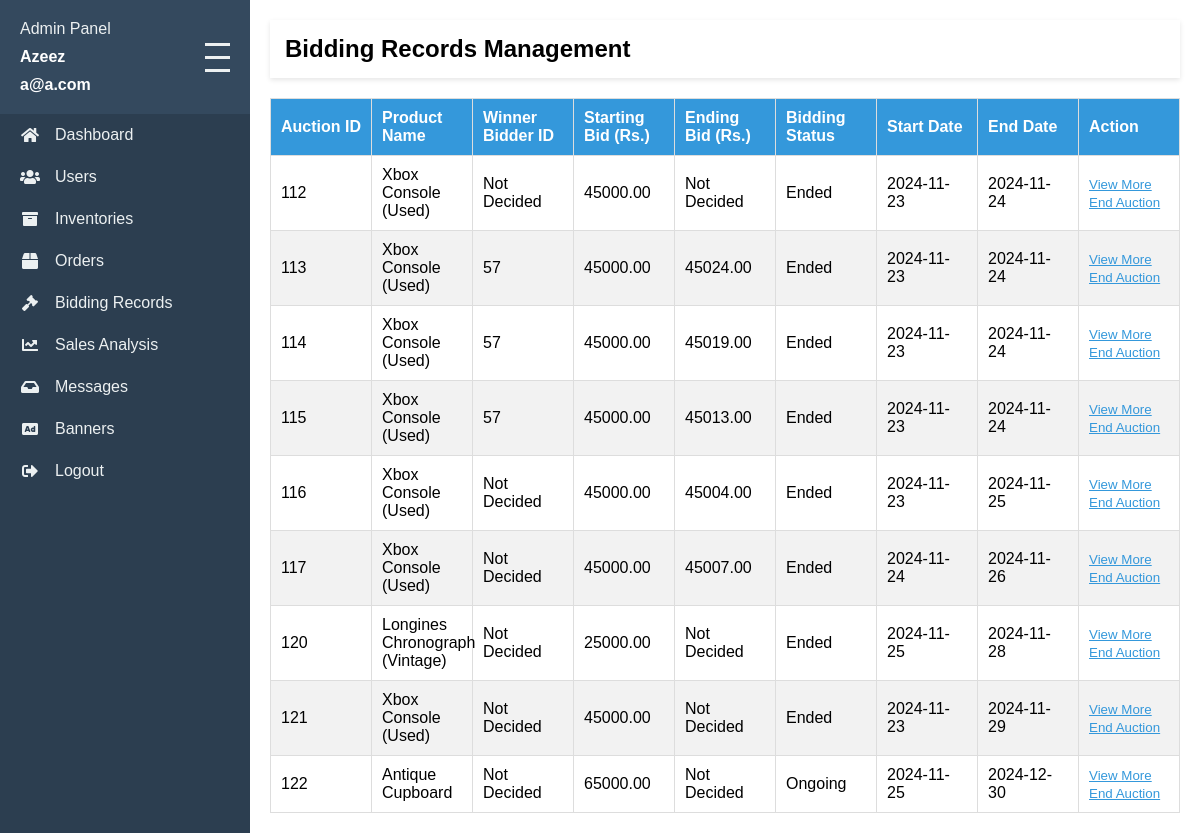
The page /admin/bidding-record-page.php (signed in) on the database its author committed.
### tables this page shows
CREATE TABLE IF NOT EXISTS `user` (
  `user_id` bigint NOT NULL AUTO_INCREMENT,
  `user_type_id` int NOT NULL,
  `name` varchar(100) NOT NULL,
  `email` varchar(100) NOT NULL,
  `password` varchar(100) NOT NULL,
  `profile_picture` text,
  `last_login` timestamp NULL DEFAULT NULL,
  `created_at` timestamp NOT NULL DEFAULT CURRENT_TIMESTAMP,
  `updated_at` timestamp NOT NULL DEFAULT CURRENT_TIMESTAMP ON UPDATE CURRENT_TIMESTAMP,
  PRIMARY KEY (`user_id`),
  UNIQUE KEY `email` (`email`),
  KEY `user_type_id_user_FK` (`user_type_id`)
);

CREATE TABLE IF NOT EXISTS `auction_history` (
  `auction_id` bigint NOT NULL AUTO_INCREMENT,
  `product_id` bigint NOT NULL,
  `winning_bidder_id` bigint DEFAULT NULL,
  `starting_bid` decimal(10,2) DEFAULT NULL,
  `ending_bid` decimal(10,2) DEFAULT NULL,
  `start_time` timestamp NULL DEFAULT CURRENT_TIMESTAMP,
  `end_time` timestamp NULL DEFAULT NULL,
  `is_end` tinyint NOT NULL DEFAULT '0',
  PRIMARY KEY (`auction_id`),
  KEY `product_id_auction_history_FK` (`product_id`),
  KEY `winning_bidder_id_auction_history_FK` (`winning_bidder_id`)
);

CREATE TABLE IF NOT EXISTS `product` (
  `product_id` bigint NOT NULL AUTO_INCREMENT,
  `category_id` int DEFAULT NULL,
  `product_name` varchar(255) NOT NULL,
  `description` varchar(255) DEFAULT NULL,
  `price` decimal(10,2) DEFAULT NULL,
  `stock` int NOT NULL,
  `discount` decimal(10,2) DEFAULT '0.00',
  `shipping_fee` decimal(10,2) DEFAULT '0.00',
  `bid_activate` tinyint(1) DEFAULT '0',
  `bid_starting_price` decimal(10,2) DEFAULT NULL,
  `created_at` timestamp NULL DEFAULT CURRENT_TIMESTAMP,
  `updated_at` timestamp NULL DEFAULT CURRENT_TIMESTAMP ON UPDATE CURRENT_TIMESTAMP,
  PRIMARY KEY (`product_id`),
  KEY `product_id` (`product_id`),
  KEY `category_id_product_FK` (`category_id`)
);

### admin/bidding-record-page.php (the view, shortened to what this page needs)
<?php
include 'php-config/db-conn.php';
if (isset($_SESSION['admin_id'])) {
    $userId = $_SESSION['admin_id'];
    $adminName = isset($_SESSION['admin_name']) ? $_SESSION['admin_name'] : 'Admin';
    $sql = "SELECT email FROM user WHERE user_id = ?";
    $stmt = $conn->prepare($sql);
    $stmt->bind_param("i", $userId);
    $stmt->execute();
    $result = $stmt->get_result();
    $adminEmail = $result->fetch_assoc()['email'];
} else {
    header('Location: index.php');
}
?>
<!DOCTYPE html>
<html lang="en">
<head>
    <link rel="stylesheet" href="https://cdnjs.cloudflare.com/ajax/libs/font-awesome/5.15.3/css/all.min.css">
    <link rel="stylesheet" href="css/styles.css">
    <link rel="stylesheet" href="css/bidding-records.css">
</head>
<body>
    <div class="sidebar">
        <div class="sidebar-header">
            <div class="sidebar-header-content">
                <span>Admin Panel</span>
                <span style="font-weight: bold; color: #fff;"><?php echo htmlspecialchars($adminName); ?></span>
                <span style="font-weight: bold; color: #fff;"><?php echo htmlspecialchars($adminEmail); ?></span>
            </div>
            <div class="hamburger" onclick="toggleSidebar()">
                <div class="hamburger-line"></div>
                <div class="hamburger-line"></div>
                <div class="hamburger-line"></div>
            </div>
        </div>
        <nav class="sidebar-nav">
            <a href="dashboard-page.php"><i class="fas fa-home"></i> <span>Dashboard</span></a>
            <a href="user-page.php"><i class="fas fa-users"></i> <span>Users</span></a>
            <a href="inventory-page.php"><i class="fas fa-archive"></i> <span>Inventories</span></a>
            <a href="order-page.php"><i class="fas fa-box"></i> <span>Orders</span></a>
            <a href="bidding-record-page.php" class="active"><i class="fas fa-gavel"></i> <span>Bidding Records</span></a>
            <a href="sales-analysis.php"><i class="fas fa-chart-line"></i> <span>Sales Analysis</span></a>
            <a href="message-page.php"><i class="fas fa-inbox"></i> <span>Messages</span></a>
            <a href="banner-page.php"><i class="fas fa-ad"></i> <span>Banners</span></a>
            <a href="php-config/logout.php"><i class="fas fa-sign-out-alt"></i> <span>Logout</span></a>
        </nav>
    </div>
    <div class="main-content">
        <div class="header">
            <h1>Bidding Records Management</h1>
        </div>
        <table id="biddingRecordsTable" class="inventory-table">
            <thead>
                <tr>
                    <th>Auction ID</th>
                    <th>Product Name</th>
                    <th>Winner Bidder ID</th>
                    <th>Starting Bid (Rs.)</th>
                    <th>Ending Bid (Rs.)</th>
                    <th>Bidding Status</th>
                    <th>Start Date</th>
                    <th>End Date</th>
                    <th>Action</th>
                </tr>
            </thead>
            <tbody>
                <?php
                $query = "SELECT auctions.auction_id, auctions.product_id, auctions.winning_bidder_id, auctions.starting_bid, auctions.ending_bid,
                    auctions.start_time, auctions.end_time, auctions.is_end, product.product_name
                    FROM auction_history as auctions
                    LEFT JOIN product ON auctions.product_id = product.product_id";
                $result = mysqli_query($conn, $query);
                if ($result) {
                    while ($row = mysqli_fetch_assoc($result)) {
                        $auctionId = $row['auction_id'];
                        $productId = $row['product_id'];
                        $productName = $row['product_name'];
                        $winnerBidderId = $row['winning_bidder_id'] ?? "Not Decided";
                        $startingBid = $row['starting_bid'];
                        $endingBid = ($row['ending_bid'] === null || $row['ending_bid'] == 0) ? "Not Decided" : $row['ending_bid'];
                        $startTime = $row['start_time'];
                        $endTime = $row['end_time'];
                        $isEnd = $row['is_end'];
                        $currentDate = date('Y-m-d H:i:s');
                        if ($isEnd) {
                            $status = "Ended";
                        } elseif ($currentDate < $startTime || (is_null($endTime))) {
                            $status = "Not Started";
                        } elseif ($currentDate >= $startTime && $currentDate <= $endTime) {
                            $status = "Ongoing";
                        } else {
                            $status = "Ended";
                        }
                        echo "<tr>
                        <td>$auctionId</td>
                        <td>$productName</td>
                        <td>$winnerBidderId</td>
                        <td>$startingBid</td>
                        <td>$endingBid</td>
                        <td>$status</td>
                        <td>" . date('Y-m-d', strtotime($startTime)) . "</td>
                        <td>" . (is_null($endTime) ? "Not Decided" : date('Y-m-d', strtotime($endTime))) . "</td>
                        <td>
                            <button class='action-buttons view-more-btn' data-auction-id='$auctionId'>View More</button>
                            <button class='action-buttons end-auction-btn' data-auction-id='$auctionId' data-product-id='$productId'" . ($status == 'Ended' ? ' disabled' : '') . ">End Auction</button>
                        </td>
                    </tr>";
                    }
                } else {
                    echo "<tr><td colspan='9'>No auctions found.</td></tr>";
                }
                ?>
            </tbody>
        </table>
    </div>
</body>
</html>

### admin/css/bidding-records.css (style rules this page uses)
:root { --inv-primary-color: #3498db; --inv-secondary-color: #2ecc71; --inv-background-color: #f4f6f8; --inv-text-color: #333; --inv-border-color: #ddd; }
.main-content { flex-grow: 1; padding: 20px; background-color: #fff; }
.header { background-color: #ffffff; color: white; padding: 15px; margin-bottom: 20px; display: flex; justify-content: space-between; align-items: center; }
h1 { font-size: 24px; color: black; }
.inventory-table { width: 100%; border-collapse: collapse; table-layout: fixed; margin-top: 20px; }
.inventory-table .action-buttons { background: none; border: none; cursor: pointer; text-decoration: underline; color: #3498db; margin-right: 5px; }
.inventory-table th, .inventory-table td { padding: 10px; text-align: left; border: 1px solid #ddd; }
.inventory-table th { background-color: #3498db; color: white; }
.inventory-table tr:nth-child(even) { background-color: #f2f2f2; }

### admin/css/general.css (style rules this page uses)
:root { --bg-primary: #2c3e50; --bg-secondary: #34495e; --text-color: #ecf0f1; --hover-color: #3498db; }
* { font-family: Arial, Segoe UI; margin: 0; padding: 0; box-sizing: border-box; }
body { background-color: #f4f6f7; display: flex; margin: 0; padding: 0; height: 100vh; }

### admin/css/dashboard-page.css (style rules this page uses)
.main-content { flex-grow: 1; padding: 20px; background-color: #f4f6f7; overflow-y: auto; }
.header { display: flex; justify-content: space-between; align-items: center; background-color: white; padding: 15px 20px; box-shadow: 0 2px 5px rgba(0, 0, 0, 0.1); margin-bottom: 20px; }

### admin/css/navbar.css (style rules this page uses)
:root { --bg-primary: #2c3e50; --bg-secondary: #34495e; --text-color: #ecf0f1; --hover-color: #3498db; }
* { margin: 0; padding: 0; box-sizing: border-box; }
.sidebar { width: 250px; background-color: var(--bg-primary); color: var(--text-color); transition: width 0.3s ease; overflow: hidden; position: fixed; top: 0; left: 0; height: 100vh; z-index: 1000; }
.hamburger { cursor: pointer; display: flex; flex-direction: column; justify-content: center; align-items: center; }
.hamburger-line { width: 25px; height: 3px; background-color: var(--text-color); margin: 5px 0; transition: 0.4s; }
.sidebar-header { display: flex; align-items: center; padding: 20px; background-color: var(--bg-secondary); position: relative; justify-content: space-between; }
.sidebar-header-content { display: flex; flex-grow: 1; row-gap: 10px; flex-direction: column; }
.sidebar-nav a { display: flex; align-items: center; color: var(--text-color); text-decoration: none; padding: 12px 20px; transition: all 0.3s ease; }
.sidebar-nav a i { margin-right: 15px; width: 20px; text-align: center; }
.main-content { margin-left: 250px; padding: 20px; transition: margin-left 0.3s ease; }

### rows shown on the page
user: email "a@a.com"
auction_history: auction_id "112", product.product_name "Xbox Console (Used)", winning_bidder "Not Decided", starting_bid "45000.00", ending_bid "Not Decided", is_end "Ended", start_time "2024-11-23", end_time "2024-11-24"
auction_history: auction_id "113", product.product_name "Xbox Console (Used)", winning_bidder "57", starting_bid "45000.00", ending_bid "45024.00", is_end "Ended", start_time "2024-11-23", end_time "2024-11-24"
auction_history: auction_id "114", product.product_name "Xbox Console (Used)", winning_bidder "57", starting_bid "45000.00", ending_bid "45019.00", is_end "Ended", start_time "2024-11-23", end_time "2024-11-24"
auction_history: auction_id "115", product.product_name "Xbox Console (Used)", winning_bidder "57", starting_bid "45000.00", ending_bid "45013.00", is_end "Ended", start_time "2024-11-23", end_time "2024-11-24"
auction_history: auction_id "116", product.product_name "Xbox Console (Used)", winning_bidder "Not Decided", starting_bid "45000.00", ending_bid "45004.00", is_end "Ended", start_time "2024-11-23", end_time "2024-11-25"
auction_history: auction_id "117", product.product_name "Xbox Console (Used)", winning_bidder "Not Decided", starting_bid "45000.00", ending_bid "45007.00", is_end "Ended", start_time "2024-11-24", end_time "2024-11-26"
auction_history: auction_id "120", product.product_name "Longines Chronograph (Vintage)", winning_bidder "Not Decided", starting_bid "25000.00", ending_bid "Not Decided", status "Ended", start_time "2024-11-25", end_time "2024-11-28"
auction_history: auction_id "121", product.product_name "Xbox Console (Used)", winning_bidder "Not Decided", starting_bid "45000.00", ending_bid "Not Decided", status "Ended", start_time "2024-11-23", end_time "2024-11-29"
auction_history: auction_id "122", product.product_name "Antique Cupboard", winning_bidder "Not Decided", starting_bid "65000.00", ending_bid "Not Decided", status "Ongoing", start_time "2024-11-25", end_time "2024-12-30"

### other values the page prints
$adminName "Azeez"
